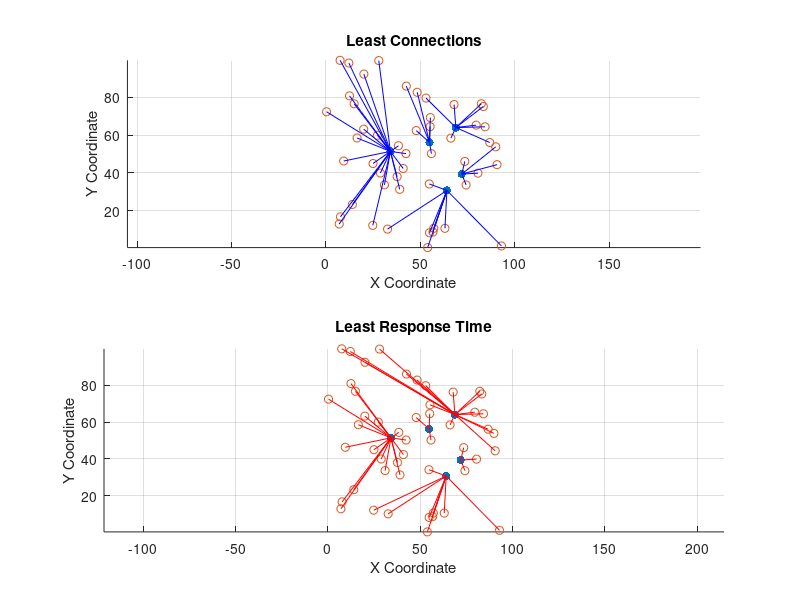

Reproduce this figure in MATLAB.
function static_load_balancing_comparison()
    % Network parameters
    numNodes = 5;
    numDevices = 50; % Number of devices
    nodeLocations = rand(numNodes, 2) * 100; % Random locations for nodes in a 100x100 grid
    deviceLocations = rand(numDevices, 2) * 100; % Random locations for devices
    nodeConnections = zeros(1, numNodes); % Initialize node connections for LC

    % Response time randomly assigned for LRT
    nodeResponseTime = 0.5 + rand(1, numNodes); % Initial response times between 0.5 and 1.5 seconds

    % Assign devices to nodes using Least Connections method
    deviceNodeLC = assignDevicesToNodesLC(nodeConnections, deviceLocations, nodeLocations);

    % Assign devices to nodes using Least Response Time method
    deviceNodeLRT = assignDevicesToNodesLRT(nodeResponseTime, deviceLocations, nodeLocations);

    % Plotting the final state for Least Connections
    figure;
    subplot(2, 1, 1);
    hold on;
    scatter(nodeLocations(:,1), nodeLocations(:,2), 'ko', 'filled');
    scatter(deviceLocations(:,1), deviceLocations(:,2), 'b*');
    for i = 1:numDevices
        line([deviceLocations(i,1), nodeLocations(deviceNodeLC(i),1)], ...
             [deviceLocations(i,2), nodeLocations(deviceNodeLC(i),2)], 'Color', 'b');
    end
    title('Least Connections');
    xlabel('X Coordinate');
    ylabel('Y Coordinate');
    axis equal;
    grid on;

    % Plotting the final state for Least Response Time
    subplot(2, 1, 2);
    hold on;
    scatter(nodeLocations(:,1), nodeLocations(:,2), 'ko', 'filled');
    scatter(deviceLocations(:,1), deviceLocations(:,2), 'r*');
    for i = 1:numDevices
        line([deviceLocations(i,1), nodeLocations(deviceNodeLRT(i),1)], ...
             [deviceLocations(i,2), nodeLocations(deviceNodeLRT(i),2)], 'Color', 'r');
    end
    title('Least Response Time');
    xlabel('X Coordinate');
    ylabel('Y Coordinate');
    axis equal;
    grid on;

    hold off;
end

function deviceNode = assignDevicesToNodesLC(currentLoad, deviceLocations, nodeLocations)
    numDevices = size(deviceLocations, 1);
    numNodes = size(nodeLocations, 1);
    deviceNode = zeros(numDevices, 1);
    
    for i = 1:numDevices
        distances = vecnorm(nodeLocations - deviceLocations(i,:), 2, 2);
        loadAdjustedDistances = distances + 0.01 * currentLoad';
        [~, minIndex] = min(loadAdjustedDistances);
        deviceNode(i) = minIndex;
    end
end

function deviceNode = assignDevicesToNodesLRT(nodeResponseTime, deviceLocations, nodeLocations)
    numDevices = size(deviceLocations, 1);
    numNodes = size(nodeLocations, 1);
    deviceNode = zeros(numDevices, 1);
    
    for i = 1:numDevices
        distances = vecnorm(nodeLocations - deviceLocations(i,:), 2, 2);
        responseTimeAdjustedScores = distances .* nodeResponseTime';
        [~, minIndex] = min(responseTimeAdjustedScores);
        deviceNode(i) = minIndex;
    end
end
